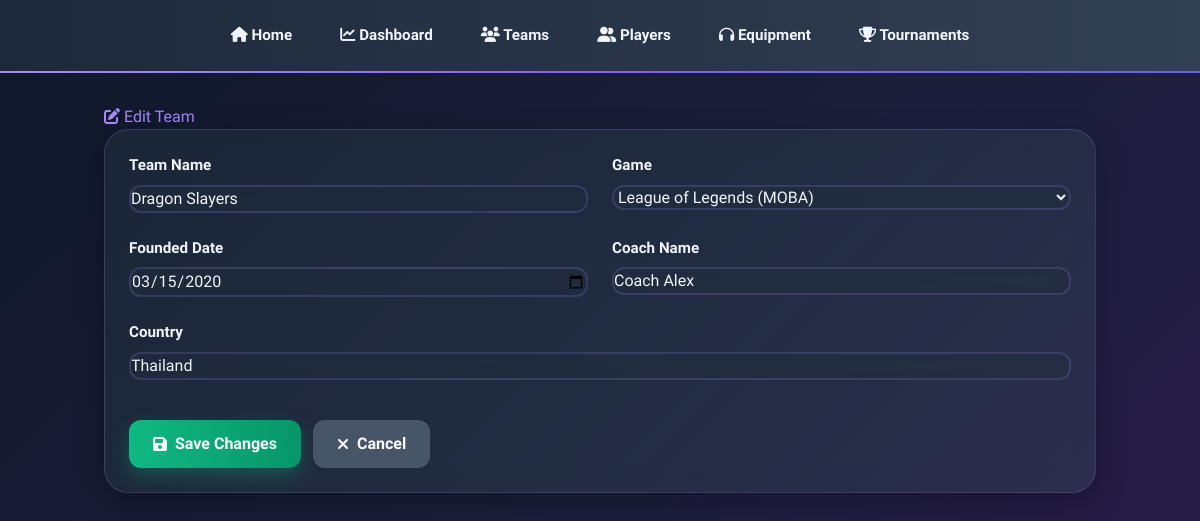
Screenshot of /team/1/edit with the database file from the repository.
### tables this page shows
CREATE TABLE Teams (
        TeamID INTEGER PRIMARY KEY AUTOINCREMENT,
        TeamName TEXT NOT NULL UNIQUE,
        Founded DATE NOT NULL,
        Coach TEXT NOT NULL,
        Country TEXT NOT NULL,
        GameID INTEGER,
        FOREIGN KEY (GameID) REFERENCES Games(GameID)
    );

CREATE TABLE Games (
        GameID INTEGER PRIMARY KEY AUTOINCREMENT,
        GameName TEXT NOT NULL UNIQUE,
        GameType TEXT NOT NULL
    );

### app.py (the view, shortened to what this page needs)
@app.route('/team/<int:team_id>/edit', methods=['GET', 'POST'])
def edit_team(team_id):
    conn = get_db_connection()
    team = conn.execute('SELECT * FROM Teams WHERE TeamID = ?', (team_id,)).fetchone()
    games = conn.execute('SELECT * FROM Games').fetchall()
    conn.close()
    return render_template('edit_team.html', team=team, games=games)

### app.py (called while the page is built)
def get_db_connection():
    conn = sqlite3.connect(DATABASE)
    conn.row_factory = sqlite3.Row
    return conn

### templates/edit_team.html (shortened to what this page needs)
{% extends "base.html" %}
{% block content %}
<h1><i class="fas fa-edit"></i> Edit Team</h1>
<div class="card">
    <form method="POST" action="/team/{{ team['TeamID'] }}/edit">
        <div class="form-row">
            <div class="form-group">
                <label for="team_name">Team Name</label>
                <input type="text" id="team_name" name="team_name" value="{{ team['TeamName'] }}" required>
            </div>
            <div class="form-group">
                <label for="game_id">Game</label>
                <select id="game_id" name="game_id" required>
                    {% for game in games %}
                    <option value="{{ game['GameID'] }}" {% if team['GameID']==game['GameID'] %}selected{% endif %}>
                        {{ game['GameName'] }} ({{ game['GameType'] }})
                    </option>
                    {% endfor %}
                </select>
            </div>
        </div>
        <div class="form-row">
            <div class="form-group">
                <label for="founded">Founded Date</label>
                <input type="date" id="founded" name="founded" value="{{ team['Founded'] }}" required>
            </div>
            <div class="form-group">
                <label for="coach">Coach Name</label>
                <input type="text" id="coach" name="coach" value="{{ team['Coach'] }}" required>
            </div>
        </div>
        <div class="form-row">
            <div class="form-group" style="grid-column: span 2;">
                <label for="country">Country</label>
                <input type="text" id="country" name="country" value="{{ team['Country'] }}" required>
            </div>
        </div>
        <div class="action-buttons">
            <button type="submit" class="btn btn-success"><i class="fas fa-save"></i> Save Changes</button>
            <a href="/teams" class="btn btn-secondary"><i class="fas fa-times"></i> Cancel</a>
        </div>
    </form>
</div>
{% endblock %}

### templates/base.html (style rules this page uses)
* { transition: all 0.3s ease; }
body { background: linear-gradient(135deg, #0f172a 0%, #1a1f3a 50%, #2d1b4e 100%); min-height: 100vh; overflow-x: hidden; color: #f1f5f9; font-family: 'Segoe UI', -apple-system, BlinkMacSystemFont, sans-serif; }
h1 { font-size: 2.25rem; font-weight: 900; margin-bottom: 2rem; background: linear-gradient(to right, #a78bfa, #8b5cf6, #6366f1); -webkit-background-clip: text; -webkit-text-fill-color: transparent; background-clip: text; }
.card { backdrop-filter: blur(12px); background: linear-gradient(135deg, rgba(30, 41, 59, 0.8) 0%, rgba(51, 65, 85, 0.5) 100%); border: 1px solid rgba(167, 139, 250, 0.2); border-radius: 1.5rem; padding: 1.5rem; box-shadow: 0 10px 30px rgba(0, 0, 0, 0.3); margin-bottom: 2rem; transition: all 0.5s; position: relative; overflow: hidden; }
.form-group { margin-bottom: 1.5rem; }
label { display: block; margin-bottom: 0.5rem; font-weight: 600; color: #f1f5f9; font-size: 0.95rem; }
input, select, textarea { width: 100%; padding: 0.75rem 1rem; background: rgba(30, 41, 59, 0.5); backdrop-filter: blur(8px); border: 2px solid rgba(167, 139, 250, 0.2); border-radius: 0.75rem; color: #f1f5f9; font-size: 1rem; transition: all 0.3s; font-family: inherit; }
input::placeholder, select::placeholder { color: #94a3b8; }
.form-row { display: grid; grid-template-columns: 1fr; gap: 1.5rem; }
@media (min-width: 768px) { .form-row { grid-template-columns: 1fr 1fr; } }
.btn { display: inline-block; padding: 0.75rem 1.5rem; font-weight: bold; border-radius: 0.75rem; border: none; cursor: pointer; transition: all 0.3s; color: white; text-decoration: none; font-size: 1rem; }
.btn-secondary { background: #475569; transition: all 0.3s; }
.btn-success { background: linear-gradient(to right, #10b981, #059669); box-shadow: 0 8px 20px rgba(16, 185, 129, 0.3); transition: all 0.3s; }
.action-buttons { display: flex; flex-direction: column; gap: 0.75rem; flex-wrap: wrap; margin-top: 1rem; }
@media (min-width: 768px) { .action-buttons { flex-direction: row; gap: 0.75rem; } }
.action-buttons .btn { display: inline-flex; align-items: center; justify-content: center; gap: 0.5rem; }

### rows the page displays
Teams: team_name "Dragon Slayers", game_id "League of Legends (MOBA)", founded "03/15/2020", coach "Coach Alex", country "Thailand"
